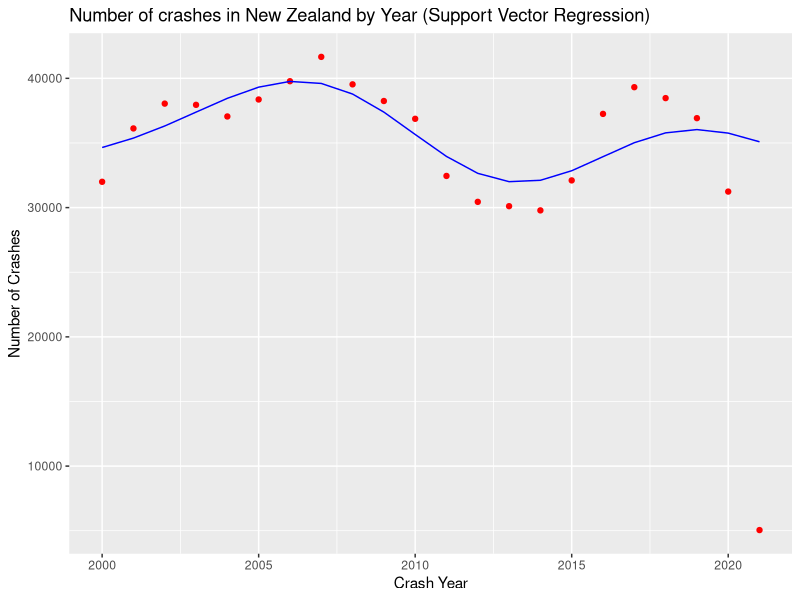

Recreate this plot in R.
# Support Vector Regression
Packages <- c('e1071', 'ggplot2')
install.packages(Packages)
lapply(Packages, library, character.only = TRUE)

# Path setting
getwd()
setwd("~/Downloads/R Project/Ministry of Transport/ML Algorithms")

# Importing the dataset
dataset = read.csv('data.csv')

# Fitting SVR to the dataset
regressor = svm(formula = NumberOfCrashes ~ .,
                data = dataset,
                type = 'eps-regression',
                kernel = 'radial')

# Predicting a new result
predict(regressor, data.frame(CrashYear = 2021))

# Visualizing the SVR results
ggplot() +
  geom_point(aes(x = dataset$CrashYear, y = dataset$NumberOfCrashes),
             colour = 'red') +
  geom_line(aes(x = dataset$CrashYear, y = predict(regressor, newdata = dataset)),
            colour = 'blue') +
  ggtitle('Number of crashes in New Zealand by Year (Support Vector Regression)') +
  xlab('Crash Year') +
  ylab('Number of Crashes')
